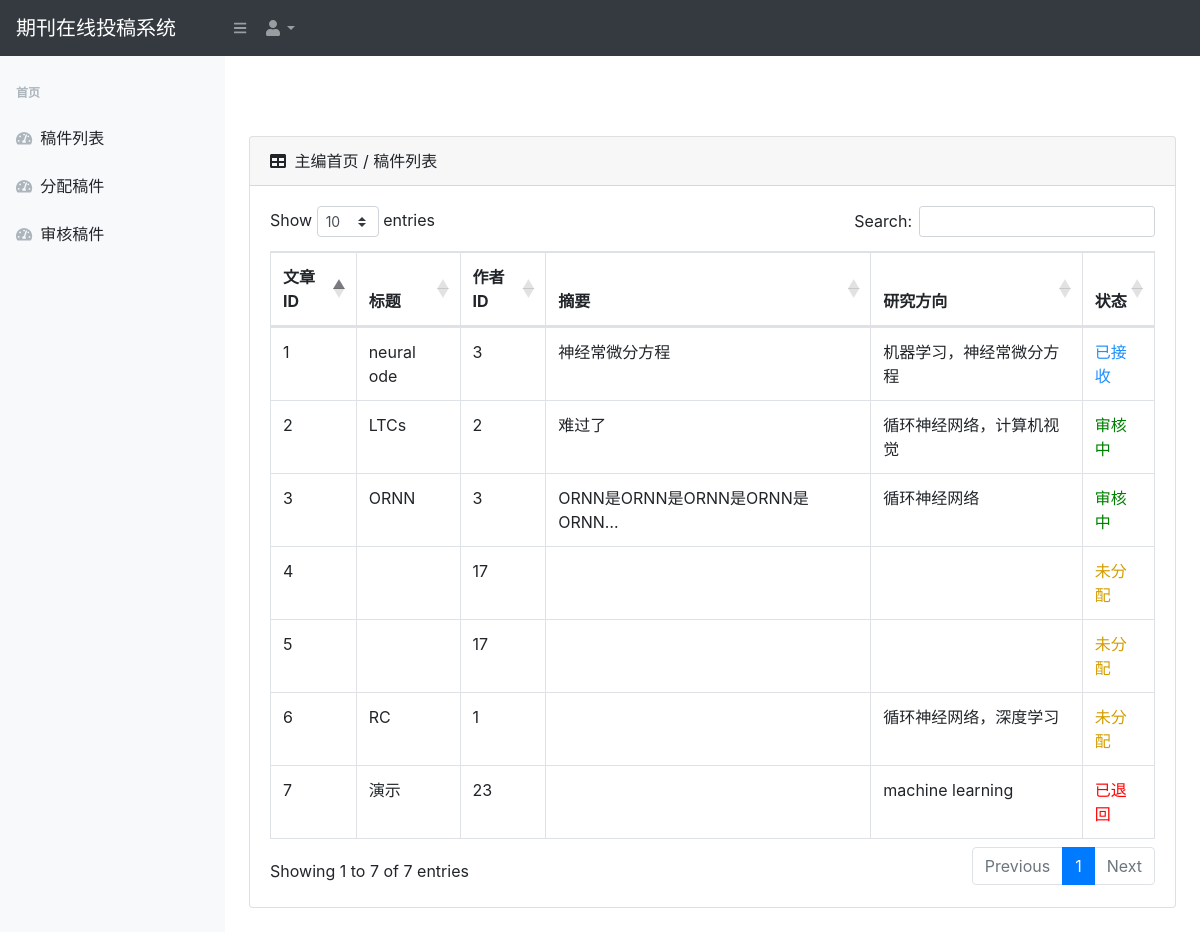
Page /list/ on the committed database.
### reviewsite/models.py (models this page shows, shortened)
class PaperInfo(models.Model):
    title = models.CharField(max_length=40)
    authorID = models.ForeignKey(UsersInfo, on_delete=models.DO_NOTHING)
    authorname_1 = models.CharField(max_length=20, null=False)#非空，其他全空
    authorname_2 = models.CharField(max_length=20, null=True)
    authorname_3 = models.CharField(max_length=20, null=True)
    authorname_4 = models.CharField(max_length=20, null=True)
    authorname_5 = models.CharField(max_length=20, null=True)
    abstract = models.TextField()
    research = models.CharField(max_length=100)#
    paperfile = models.FileField(upload_to='paper')#上传paper 让审稿人下载
    state = models.CharField(max_length=20, default="未分配")#审核状态，审稿人（手动切换h5，下拉栏，默认审稿中，接受，拒绝），（主编通过，退回）

class UsersInfo(models.Model):
    username = models.CharField(max_length=20)
    password = models.CharField(max_length=20)
    name = models.CharField(max_length=20)
    sex = models.CharField(max_length=20)
    user_type = models.CharField(max_length=20)
    introduction = models.TextField()
    company = models.CharField(max_length=20)#单位
    position = models.CharField(max_length=20)
    created_time = models.DateTimeField(auto_now_add=True)
    last_updated_time = models.DateTimeField(auto_now=True)
    region = models.CharField(max_length=20)
    research = models.CharField(max_length=100)
    def __str__(self):
        return str(self.pk)

### reviewsite/views.py (the view)
# urls.py: path('list/', paper_list, name='list'),
def paper_list(request):
    context = {}
    context['papers'] = PaperInfo.objects.all()
    return render(request, 'paper_list_editor.html', context)

### templates/paper_list_editor.html (shortened to what this page needs)
<!DOCTYPE html>
<html lang="en">
    <head>
        <link href="/static/css/styles.css" rel="stylesheet" />
        <link href="https://cdn.datatables.net/1.10.20/css/dataTables.bootstrap4.min.css" rel="stylesheet" />
    </head>
<body>
        <nav class="sb-topnav navbar navbar-expand navbar-dark bg-dark">
            <a class="navbar-brand" href="">期刊在线投稿系统</a>
            <button class="btn btn-link btn-sm order-1 order-lg-0" id="sidebarToggle" href="/tutor"><i class="fas fa-bars"></i></button>
            <ul class="navbar-nav ml-auto ml-md-0">
                <li class="nav-item dropdown">
                    <a class="nav-link dropdown-toggle" id="userDropdown" href="#" role="button" data-toggle="dropdown" aria-haspopup="true" aria-expanded="false"><i class="fas fa-user fa-fw"></i></a>
                </li>
            </ul>
        </nav>
        <div id="layoutSidenav">
            <div id="layoutSidenav_nav">
                <nav class="sb-sidenav accordion sb-sidenav-light" id="sidenavAccordion">
                    <div class="sb-sidenav-menu">
                        <div class="nav">
                            <div class="sb-sidenav-menu-heading">首页</div>
                            <a class="nav-link" href="../list">
                                <div class="sb-nav-link-icon"><i class="fas fa-tachometer-alt"></i></div>
                                稿件列表
                            </a>
                            <a class="nav-link" href="../allocate">
                                <div class="sb-nav-link-icon"><i class="fas fa-tachometer-alt"></i></div>
                                分配稿件
                            </a>
                            <a class="nav-link" href="../reviewlisteditor/">
                                <div class="sb-nav-link-icon"><i class="fas fa-tachometer-alt"></i></div>
                                审核稿件
                            </a>
                        </div>
                    </div>
                </nav>
            </div>
        <div id="layoutSidenav_content">
                <main>
                    <div class="container-fluid">
                        <h1 class="mt-4"></br></h1>
                        <div class="card mb-4">
                            <div class="card-header">
                                <i class="fas fa-table mr-1"></i>
                                主编首页 / 稿件列表
                            </div>
                            <div class="card-body">
                                <div class="table-responsive">
                                    <table class="table table-bordered" id="dataTable" width="100%" cellspacing="0">
                                        <thead>
                                            <tr>
                                                <th>文章ID</th>
                                                <th>标题</th>
                                                <th>作者ID</th>
                                                <th>摘要</th>
                                                <th>研究方向</th>
                                                <th>状态</th>
                                            </tr>
                                        </thead>
                                        <tbody>
                                            {% for paper in papers %}
                                                <tr>
                                                    <td>{{ paper.pk }}</td>
                                                    <td>{{ paper.title }}</td>
                                                    <td>{{ paper.authorID }}</td>
                                                    <td>{{ paper.abstract|truncatechars:25 }}</td>
                                                    <td>{{ paper.research }}</td>
                                                    {% if paper.state == '未分配' %}
                                                        <td><div style="color:#d39e00">{{ paper.state }}</div></td>
                                                    {% elif paper.state == '审核中' %}
                                                        <td><div style="color: green">{{ paper.state }}</div></td>
                                                    {% elif paper.state == '已接收' %}
                                                        <td><div style="color:dodgerblue">{{ paper.state }}</div></td>
                                                    {% elif paper.state == '已退回' %}
                                                        <td><div style="color:red">{{ paper.state }}</div></td>
                                                    {% endif %}
                                                </tr>
                                            {% endfor %}
                                        </tbody>
                                    </table>
                                </div>
                            </div>
                        </div>
                    </div>
                </main>
        </div>
</body>
</html>

### rows in the picture
PaperInfo: pk "1", title "neural ode", authorID "3", abstract "神经常微分方程", research "机器学习，神经常微分方程", state "已接收"
PaperInfo: pk "2", title "LTCs", authorID "2", abstract "难过了", research "循环神经网络，计算机视觉", state "审核中"
PaperInfo: pk "3", title "ORNN", authorID "3", abstract "ORNN是ORNN是ORNN是ORNN是ORNN…", research "循环神经网络", state "审核中"
PaperInfo: pk "4", authorID "17", state "未分配"
PaperInfo: pk "5", authorID "17", state "未分配"
PaperInfo: pk "6", title "RC", authorID "1", research "循环神经网络，深度学习", state "未分配"
PaperInfo: pk "7", title "演示", authorID "23", research "machine learning", state "已退回"
